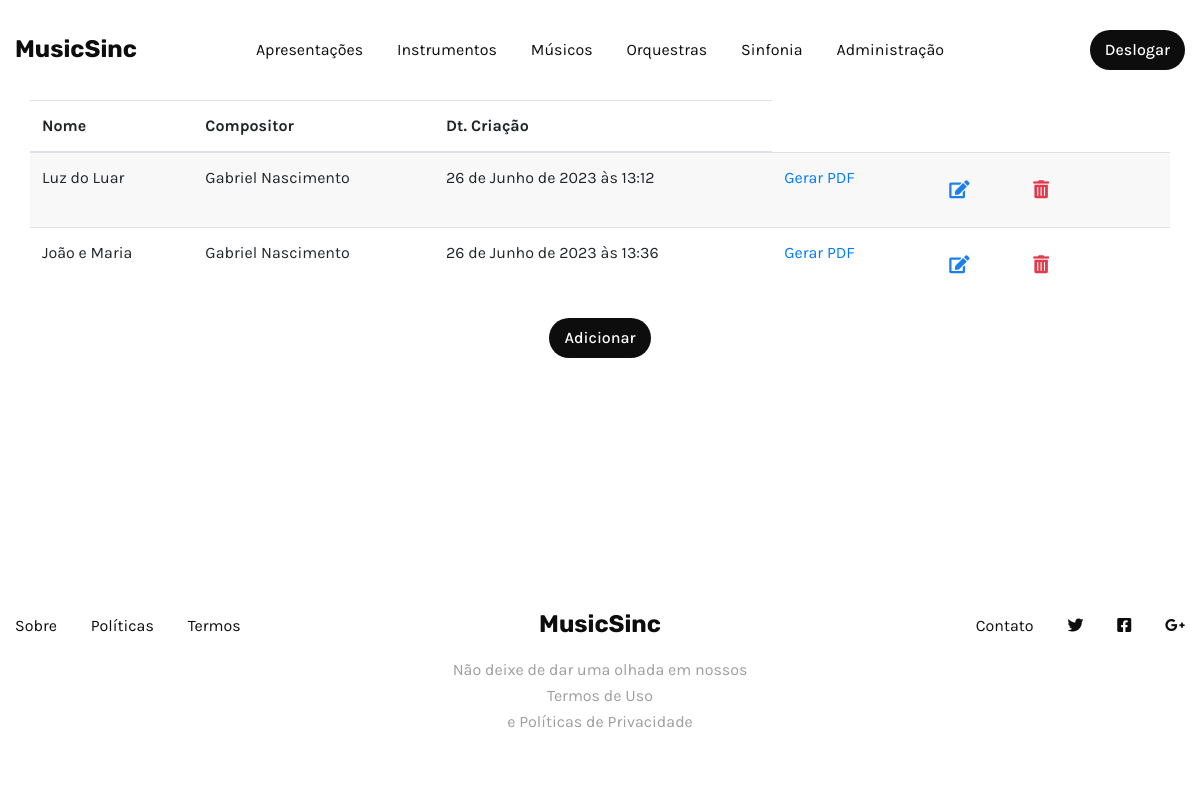
/sinfonia/listar/ (signed in), run on the app's committed database.
### core/models.py (models this page shows, shortened)
class Sinfonia(models.Model):
    nome = models.CharField(max_length=40)
    compositor = models.ForeignKey(Musico, on_delete=models.CASCADE)
    dt_criacao = models.DateTimeField(auto_now_add=True)
    class Meta:
        verbose_name = 'Sinfonia'
        verbose_name_plural = 'Sinfonias'

class Musico(models.Model):
    nome = models.CharField(max_length=70)
    nacionalidade = models.CharField(choices=nacionalidade, max_length=20)
    dt_nascimento = models.DateField()
    class Meta:
        verbose_name = 'Musico'
        verbose_name_plural = 'Musicos'
    def __str__(self):
        return self.nome

### sinfonia/views.py (the view)
# urls.py: path('listar/', views.SinfoniaListView.as_view(), name='read'),
class SinfoniaListView(LoginRequiredMixin, ListView):
    model = Sinfonia
    template_name = 'sinfonia/tabela_sinfonia.html'
    context_object_name = 'sinfonias'
    login_url='login'

### sinfonia/templates/sinfonia/tabela_sinfonia.html (shortened to what this page needs)
{% extends "base.html" %}
{% block content %}
{% include 'components/nav_tables.html' %}
<div class="container table-container">
  <table class="table table-striped">
    <thead>
      <tr>
        <th scope="col">Nome</th>
        <th scope="col">Compositor</th>
        <th scope="col">Dt. Criação</th>
      </tr>
    </thead>
    <tbody>
      {% for sinf in sinfonias %}
      <tr>
        <td>{{ sinf.nome }}</td>
        <td>{{ sinf.compositor }}</td>
        <td>{{ sinf.dt_criacao }}</td>
        <td>
          <a href="{% url 'sinfonia:gerar_pdf_sinfonia' sinf.id %}">Gerar PDF</a>
        </td>
        <td>
          <a href="{% url 'sinfonia:update' sinf.id %}" class="btn btn-link edit-btn" title="Editar">
            <i class="fas fa-edit"></i>
          </a>
          <a href="{% url 'sinfonia:delete' sinf.id %}" class="btn btn-link delete-btn" title="Excluir">
            <i class="fas fa-trash-alt"></i>
          </a>
        </td>
      </tr>
      {% empty %}
      <tr>
        <td colspan="4" class="text-center">
          <h4>Nada aqui para ver</h4>
        </td>
      </tr>
      {% endfor %}
    </tbody>
  </table>
  <div class="col-12 d-flex justify-content-center mt-16">
    <a href="{% url 'sinfonia:create' %}" class="btn sm action-2 f-16">Adicionar</a>
  </div>
</div>
{% endblock %}

### sinfonia/templates/sinfonia/tabela_sinfonia.html (style rules this page uses)
.edit-btn { color: #1b80eb; }
.delete-btn { color: #e23a4b; }

### data on the page
Sinfonia: nome "Luz do Luar", compositor "Gabriel Nascimento", dt_criacao "26 de Junho de 2023 às 13:12"
Sinfonia: nome "João e Maria", compositor "Gabriel Nascimento", dt_criacao "26 de Junho de 2023 às 13:36"
